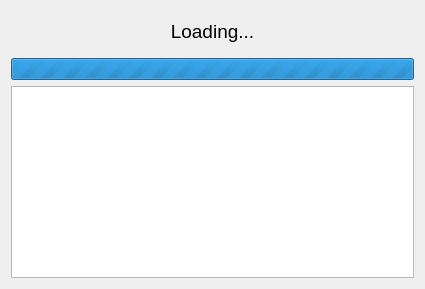
<?xml version="1.0" encoding="UTF-8"?>
<ui version="4.0">
 <class>CLoading</class>
 <widget class="QDialog" name="CLoading">
  <property name="geometry">
   <rect>
    <x>0</x>
    <y>0</y>
    <width>425</width>
    <height>289</height>
   </rect>
  </property>
  <property name="windowTitle">
   <string>QJRad</string>
  </property>
  <layout class="QVBoxLayout" name="verticalLayout">
   <item>
    <widget class="QLabel" name="label">
     <property name="sizePolicy">
      <sizepolicy hsizetype="Preferred" vsizetype="Expanding">
       <horstretch>0</horstretch>
       <verstretch>0</verstretch>
      </sizepolicy>
     </property>
     <property name="text">
      <string>&lt;html&gt;&lt;head/&gt;&lt;body&gt;&lt;p&gt;&lt;span style=&quot; font-size:14pt;&quot;&gt;Loading...&lt;/span&gt;&lt;/p&gt;&lt;/body&gt;&lt;/html&gt;</string>
     </property>
     <property name="alignment">
      <set>Qt::AlignCenter</set>
     </property>
    </widget>
   </item>
   <item>
    <widget class="QProgressBar" name="progressBar">
     <property name="maximum">
      <number>0</number>
     </property>
     <property name="value">
      <number>-1</number>
     </property>
    </widget>
   </item>
   <item>
    <widget class="QPlainTextEdit" name="log"/>
   </item>
  </layout>
 </widget>
 <resources/>
 <connections/>
</ui>
